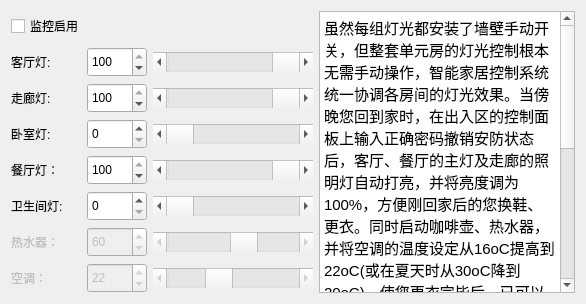
        <widget class="QWidget" name="tabScence1">
         <attribute name="title">
          <string>回家</string>
         </attribute>
         <layout class="QGridLayout" name="gridLayout">
          <item row="0" column="0" colspan="2">
           <widget class="QCheckBox" name="check_box_scence_dinner_monitor_2">
            <property name="minimumSize">
             <size>
              <width>100</width>
              <height>30</height>
             </size>
            </property>
            <property name="maximumSize">
             <size>
              <width>100</width>
              <height>30</height>
             </size>
            </property>
            <property name="text">
             <string>监控启用</string>
            </property>
           </widget>
          </item>
          <item row="0" column="3" rowspan="8">
           <widget class="QTextBrowser" name="textBrowser_8">
            <property name="html">
             <string>&lt;!DOCTYPE HTML PUBLIC &quot;-//W3C//DTD HTML 4.0//EN&quot; &quot;http://www.w3.org/TR/REC-html40/strict.dtd&quot;&gt;
&lt;html&gt;&lt;head&gt;&lt;meta name=&quot;qrichtext&quot; content=&quot;1&quot; /&gt;&lt;style type=&quot;text/css&quot;&gt;
p, li { white-space: pre-wrap; }
&lt;/style&gt;&lt;/head&gt;&lt;body style=&quot; font-family:'文泉驿微米黑'; font-size:10pt; font-weight:400; font-style:normal;&quot;&gt;
&lt;p style=&quot; margin-top:0px; margin-bottom:0px; margin-left:0px; margin-right:0px; -qt-block-indent:0; text-indent:0px;&quot;&gt;&lt;span style=&quot; font-family:'Ubuntu'; font-size:11pt;&quot;&gt;虽然每组灯光都安装了墙壁手动开关，但整套单元房的灯光控制根本无需手动操作，智能家居控制系统统一协调各房间的灯光效果。当傍晚您回到家时，在出入区的控制面板上输入正确密码撤销安防状态后，客厅、餐厅的主灯及走廊的照明灯自动打亮，并将亮度调为100%，方便刚回家后的您换鞋、更衣。同时启动咖啡壶、热水器，并将空调的温度设定从16oC提高到22oC(或在夏天时从30oC降到20oC)。使您更衣完毕后，已可以在舒适的温度下喝上一杯香喷喷的咖啡，然后冲一个热水澡了。当然，咖啡壶和热水器等家用电器的启动、空调的温度设定也可以在您到家之前进行：或以时间编程自动实现（如：在下午五点定时启动），或当您驾车拥堵在路上时通过手机以电话命令方式启动，或当您在办公室时打开IE浏览器从互连网启动。后两种远程控制方式执行的前提是智能家居控制系统验证并接受了您远程输入的密码。&lt;/span&gt;&lt;/p&gt;
&lt;p style=&quot;-qt-paragraph-type:empty; margin-top:0px; margin-bottom:0px; margin-left:0px; margin-right:0px; -qt-block-indent:0; text-indent:0px; font-family:'Ubuntu'; font-size:11pt;&quot;&gt;&lt;br /&gt;&lt;/p&gt;&lt;/body&gt;&lt;/html&gt;</string>
            </property>
           </widget>
          </item>
          <item row="1" column="0">
           <widget class="QLabel" name="label_73">
            <property name="minimumSize">
             <size>
              <width>70</width>
              <height>30</height>
             </size>
            </property>
            <property name="maximumSize">
             <size>
              <width>70</width>
              <height>30</height>
             </size>
            </property>
            <property name="text">
             <string>客厅灯:</string>
            </property>
           </widget>
          </item>
          <item row="1" column="1">
           <widget class="QSpinBox" name="spin_box_scence_home_light_parlour_2">
            <property name="minimumSize">
             <size>
              <width>60</width>
              <height>30</height>
             </size>
            </property>
            <property name="maximumSize">
             <size>
              <width>60</width>
              <height>30</height>
             </size>
            </property>
            <property name="maximum">
             <number>100</number>
            </property>
            <property name="value">
             <number>100</number>
            </property>
           </widget>
          </item>
          <item row="1" column="2">
           <widget class="QScrollBar" name="horizontal_scrollBar_scence_home_light_parlour_2">
            <property name="minimumSize">
             <size>
              <width>160</width>
              <height>20</height>
             </size>
            </property>
            <property name="maximumSize">
             <size>
              <width>160</width>
              <height>20</height>
             </size>
            </property>
            <property name="minimum">
             <number>0</number>
            </property>
            <property name="maximum">
             <number>100</number>
            </property>
            <property name="value">
             <number>100</number>
            </property>
            <property name="orientation">
             <enum>Qt::Horizontal</enum>
            </property>
           </widget>
          </item>
          <item row="2" column="0">
           <widget class="QLabel" name="label_75">
            <property name="minimumSize">
             <size>
              <width>70</width>
              <height>30</height>
             </size>
            </property>
            <property name="maximumSize">
             <size>
              <width>70</width>
              <height>30</height>
             </size>
            </property>
            <property name="text">
             <string>走廊灯:</string>
            </property>
           </widget>
          </item>
          <item row="2" column="1">
           <widget class="QSpinBox" name="spin_box_scence_home_light_corridor_2">
            <property name="minimumSize">
             <size>
              <width>60</width>
              <height>30</height>
             </size>
            </property>
            <property name="maximumSize">
             <size>
              <width>60</width>
              <height>30</height>
             </size>
            </property>
            <property name="maximum">
             <number>100</number>
            </property>
            <property name="value">
             <number>100</number>
            </property>
           </widget>
          </item>
          <item row="2" column="2">
           <widget class="QScrollBar" name="horizontal_scrollBar_scence_home_light_corridor_2">
            <property name="minimumSize">
             <size>
              <width>160</width>
              <height>20</height>
             </size>
            </property>
            <property name="maximumSize">
             <size>
              <width>160</width>
              <height>20</height>
             </size>
            </property>
            <property name="minimum">
             <number>0</number>
            </property>
            <property name="maximum">
             <number>100</number>
            </property>
            <property name="value">
             <number>100</number>
            </property>
            <property name="orientation">
             <enum>Qt::Horizontal</enum>
            </property>
           </widget>
          </item>
          <item row="3" column="0">
           <widget class="QLabel" name="label_79">
            <property name="minimumSize">
             <size>
              <width>70</width>
              <height>30</height>
             </size>
            </property>
            <property name="maximumSize">
             <size>
              <width>70</width>
              <height>30</height>
             </size>
            </property>
            <property name="text">
             <string>卧室灯:</string>
            </property>
           </widget>
          </item>
          <item row="3" column="1">
           <widget class="QSpinBox" name="spin_box_scence_home_light_bedroom_2">
            <property name="minimumSize">
             <size>
              <width>60</width>
              <height>30</height>
             </size>
            </property>
            <property name="maximumSize">
             <size>
              <width>60</width>
              <height>30</height>
             </size>
            </property>
            <property name="maximum">
             <number>100</number>
            </property>
            <property name="value">
             <number>0</number>
            </property>
           </widget>
          </item>
          <item row="3" column="2">
           <widget class="QScrollBar" name="horizontal_scrollBar_scence_home_light_bedroom_2">
            <property name="minimumSize">
             <size>
              <width>160</width>
              <height>20</height>
             </size>
            </property>
            <property name="maximumSize">
             <size>
              <width>160</width>
              <height>20</height>
             </size>
            </property>
            <property name="minimum">
             <number>0</number>
            </property>
            <property name="maximum">
             <number>100</number>
            </property>
            <property name="value">
             <number>0</number>
            </property>
            <property name="orientation">
             <enum>Qt::Horizontal</enum>
            </property>
           </widget>
          </item>
          <item row="4" column="0">
           <widget class="QLabel" name="label_74">
            <property name="minimumSize">
             <size>
              <width>70</width>
              <height>30</height>
             </size>
            </property>
            <property name="maximumSize">
             <size>
              <width>70</width>
              <height>30</height>
             </size>
            </property>
            <property name="text">
             <string>餐厅灯：</string>
            </property>
           </widget>
          </item>
          <item row="4" column="1">
           <widget class="QSpinBox" name="spin_box_scence_home_light_diningroom_2">
            <property name="minimumSize">
             <size>
              <width>60</width>
              <height>30</height>
             </size>
            </property>
            <property name="maximumSize">
             <size>
              <width>60</width>
              <height>30</height>
             </size>
            </property>
            <property name="maximum">
             <number>100</number>
            </property>
            <property name="value">
             <number>100</number>
            </property>
           </widget>
          </item>
          <item row="4" column="2">
           <widget class="QScrollBar" name="horizontal_scrollBar_scence_home_light_diningroom_2">
            <property name="minimumSize">
             <size>
              <width>160</width>
              <height>20</height>
             </size>
            </property>
            <property name="maximumSize">
             <size>
              <width>160</width>
              <height>20</height>
             </size>
            </property>
            <property name="minimum">
             <number>0</number>
            </property>
            <property name="maximum">
             <number>100</number>
            </property>
            <property name="value">
             <number>100</number>
            </property>
            <property name="orientation">
             <enum>Qt::Horizontal</enum>
            </property>
           </widget>
          </item>
          <item row="5" column="0">
           <widget class="QLabel" name="label_78">
            <property name="minimumSize">
             <size>
              <width>70</width>
              <height>30</height>
             </size>
            </property>
            <property name="maximumSize">
             <size>
              <width>70</width>
              <height>30</height>
             </size>
            </property>
            <property name="text">
             <string>卫生间灯:</string>
            </property>
           </widget>
          </item>
          <item row="5" column="1">
           <widget class="QSpinBox" name="spin_box_scence_home_light_washroom_2">
            <property name="minimumSize">
             <size>
              <width>60</width>
              <height>30</height>
             </size>
            </property>
            <property name="maximumSize">
             <size>
              <width>60</width>
              <height>30</height>
             </size>
            </property>
            <property name="maximum">
             <number>100</number>
            </property>
            <property name="value">
             <number>0</number>
            </property>
           </widget>
          </item>
          <item row="5" column="2">
           <widget class="QScrollBar" name="horizontal_scrollBar_scence_home_light_washroom_2">
            <property name="minimumSize">
             <size>
              <width>160</width>
              <height>20</height>
             </size>
            </property>
            <property name="maximumSize">
             <size>
              <width>160</width>
              <height>20</height>
             </size>
            </property>
            <property name="minimum">
             <number>0</number>
            </property>
            <property name="maximum">
             <number>100</number>
            </property>
            <property name="value">
             <number>0</number>
            </property>
            <property name="orientation">
             <enum>Qt::Horizontal</enum>
            </property>
           </widget>
          </item>
          <item row="6" column="0">
           <widget class="QLabel" name="label_76">
            <property name="enabled">
             <bool>false</bool>
            </property>
            <property name="minimumSize">
             <size>
              <width>70</width>
              <height>30</height>
             </size>
            </property>
            <property name="maximumSize">
             <size>
              <width>70</width>
              <height>30</height>
             </size>
            </property>
            <property name="text">
             <string>热水器：</string>
            </property>
           </widget>
          </item>
          <item row="6" column="1">
           <widget class="QSpinBox" name="spinBox_26">
            <property name="enabled">
             <bool>false</bool>
            </property>
            <property name="minimumSize">
             <size>
              <width>60</width>
              <height>30</height>
             </size>
            </property>
            <property name="maximumSize">
             <size>
              <width>60</width>
              <height>30</height>
             </size>
            </property>
            <property name="maximum">
             <number>100</number>
            </property>
            <property name="value">
             <number>60</number>
            </property>
           </widget>
          </item>
          <item row="6" column="2">
           <widget class="QScrollBar" name="horizontalScrollBar_26">
            <property name="enabled">
             <bool>false</bool>
            </property>
            <property name="minimumSize">
             <size>
              <width>160</width>
              <height>20</height>
             </size>
            </property>
            <property name="maximumSize">
             <size>
              <width>160</width>
              <height>20</height>
             </size>
            </property>
            <property name="minimum">
             <number>0</number>
            </property>
            <property name="maximum">
             <number>100</number>
            </property>
            <property name="value">
             <number>60</number>
            </property>
            <property name="orientation">
             <enum>Qt::Horizontal</enum>
            </property>
           </widget>
          </item>
          <item row="7" column="0">
           <widget class="QLabel" name="label_77">
            <property name="enabled">
             <bool>false</bool>
            </property>
            <property name="minimumSize">
             <size>
              <width>70</width>
              <height>30</height>
             </size>
            </property>
            <property name="maximumSize">
             <size>
              <width>70</width>
              <height>30</height>
             </size>
            </property>
            <property name="text">
             <string>空调：</string>
            </property>
           </widget>
          </item>
          <item row="7" column="1">
           <widget class="QSpinBox" name="spinBox_27">
            <property name="enabled">
             <bool>false</bool>
            </property>
            <property name="minimumSize">
             <size>
              <width>60</width>
              <height>30</height>
             </size>
            </property>
            <property name="maximumSize">
             <size>
              <width>60</width>
              <height>30</height>
             </size>
            </property>
            <property name="maximum">
             <number>60</number>
            </property>
            <property name="value">
             <number>22</number>
            </property>
           </widget>
          </item>
          <item row="7" column="2">
           <widget class="QScrollBar" name="horizontalScrollBar_27">
            <property name="enabled">
             <bool>false</bool>
            </property>
            <property name="minimumSize">
             <size>
              <width>160</width>
              <height>20</height>
             </size>
            </property>
            <property name="maximumSize">
             <size>
              <width>160</width>
              <height>20</height>
             </size>
            </property>
            <property name="minimum">
             <number>0</number>
            </property>
            <property name="maximum">
             <number>60</number>
            </property>
            <property name="value">
             <number>22</number>
            </property>
            <property name="orientation">
             <enum>Qt::Horizontal</enum>
            </property>
           </widget>
          </item>
         </layout>
        </widget>
